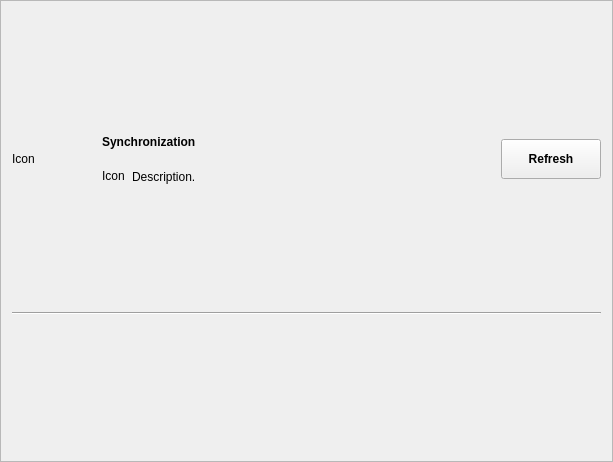
<?xml version="1.0" encoding="UTF-8"?>
<ui version="4.0">
 <class>FrameSyncGroupUpdateFile</class>
 <widget class="QFrame" name="FrameSyncGroupUpdateFile">
  <property name="geometry">
   <rect>
    <x>0</x>
    <y>0</y>
    <width>613</width>
    <height>462</height>
   </rect>
  </property>
  <property name="windowTitle">
   <string>Update</string>
  </property>
  <property name="frameShape">
   <enum>QFrame::StyledPanel</enum>
  </property>
  <property name="frameShadow">
   <enum>QFrame::Raised</enum>
  </property>
  <layout class="QVBoxLayout" name="verticalLayout">
   <item>
    <layout class="QHBoxLayout" name="horizontalLayout">
     <item>
      <widget class="QLabel" name="labelIcon">
       <property name="sizePolicy">
        <sizepolicy hsizetype="Fixed" vsizetype="Fixed">
         <horstretch>0</horstretch>
         <verstretch>0</verstretch>
        </sizepolicy>
       </property>
       <property name="minimumSize">
        <size>
         <width>64</width>
         <height>64</height>
        </size>
       </property>
       <property name="maximumSize">
        <size>
         <width>64</width>
         <height>64</height>
        </size>
       </property>
       <property name="text">
        <string>Icon</string>
       </property>
      </widget>
     </item>
     <item>
      <spacer name="horizontalSpacer_9">
       <property name="orientation">
        <enum>Qt::Horizontal</enum>
       </property>
       <property name="sizeType">
        <enum>QSizePolicy::Fixed</enum>
       </property>
       <property name="sizeHint" stdset="0">
        <size>
         <width>20</width>
         <height>20</height>
        </size>
       </property>
      </spacer>
     </item>
     <item>
      <layout class="QVBoxLayout" name="verticalLayout_5">
       <item>
        <widget class="QLabel" name="labelTitle">
         <property name="sizePolicy">
          <sizepolicy hsizetype="Preferred" vsizetype="Preferred">
           <horstretch>0</horstretch>
           <verstretch>0</verstretch>
          </sizepolicy>
         </property>
         <property name="font">
          <font>
           <weight>75</weight>
           <bold>true</bold>
          </font>
         </property>
         <property name="text">
          <string>Synchronization</string>
         </property>
        </widget>
       </item>
       <item>
        <layout class="QHBoxLayout" name="horizontalLayout_9">
         <item>
          <widget class="QLabel" name="labelInfoIcon">
           <property name="sizePolicy">
            <sizepolicy hsizetype="Fixed" vsizetype="Preferred">
             <horstretch>0</horstretch>
             <verstretch>0</verstretch>
            </sizepolicy>
           </property>
           <property name="minimumSize">
            <size>
             <width>24</width>
             <height>24</height>
            </size>
           </property>
           <property name="maximumSize">
            <size>
             <width>24</width>
             <height>24</height>
            </size>
           </property>
           <property name="text">
            <string>Icon</string>
           </property>
          </widget>
         </item>
         <item>
          <widget class="QLabel" name="labelDesc">
           <property name="text">
            <string>Description.</string>
           </property>
          </widget>
         </item>
         <item>
          <spacer name="horizontalSpacer_3">
           <property name="orientation">
            <enum>Qt::Horizontal</enum>
           </property>
           <property name="sizeHint" stdset="0">
            <size>
             <width>40</width>
             <height>20</height>
            </size>
           </property>
          </spacer>
         </item>
        </layout>
       </item>
      </layout>
     </item>
     <item>
      <widget class="QPushButton" name="pushButtonRefresh">
       <property name="minimumSize">
        <size>
         <width>100</width>
         <height>40</height>
        </size>
       </property>
       <property name="font">
        <font>
         <weight>75</weight>
         <bold>true</bold>
        </font>
       </property>
       <property name="text">
        <string>Refresh</string>
       </property>
      </widget>
     </item>
    </layout>
   </item>
   <item>
    <widget class="Line" name="line">
     <property name="orientation">
      <enum>Qt::Horizontal</enum>
     </property>
    </widget>
   </item>
   <item>
    <layout class="QVBoxLayout" name="verticalLayoutRequest"/>
   </item>
   <item>
    <layout class="QHBoxLayout" name="horizontalLayout_4">
     <item>
      <layout class="QVBoxLayout" name="verticalLayoutWorkspace"/>
     </item>
     <item>
      <spacer name="horizontalSpacer_2">
       <property name="orientation">
        <enum>Qt::Horizontal</enum>
       </property>
       <property name="sizeHint" stdset="0">
        <size>
         <width>40</width>
         <height>20</height>
        </size>
       </property>
      </spacer>
     </item>
     <item>
      <layout class="QHBoxLayout" name="horizontalLayoutRefresh"/>
     </item>
    </layout>
   </item>
   <item>
    <layout class="QVBoxLayout" name="verticalLayoutRequestFile"/>
   </item>
  </layout>
 </widget>
 <resources/>
 <connections/>
</ui>
